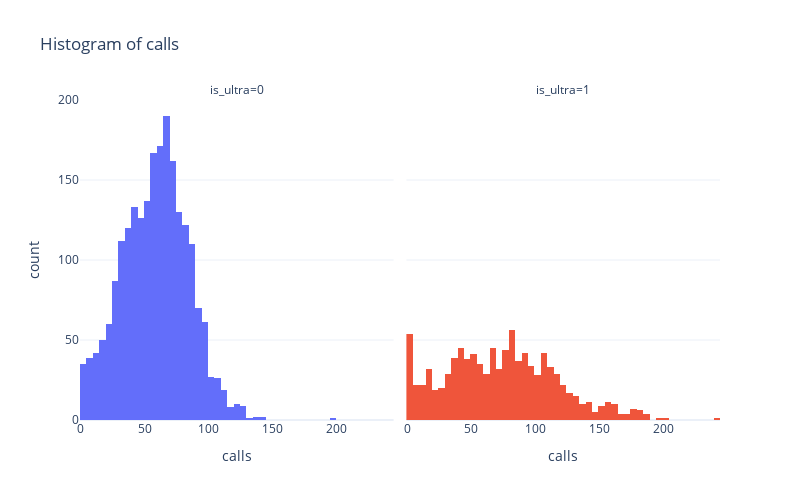
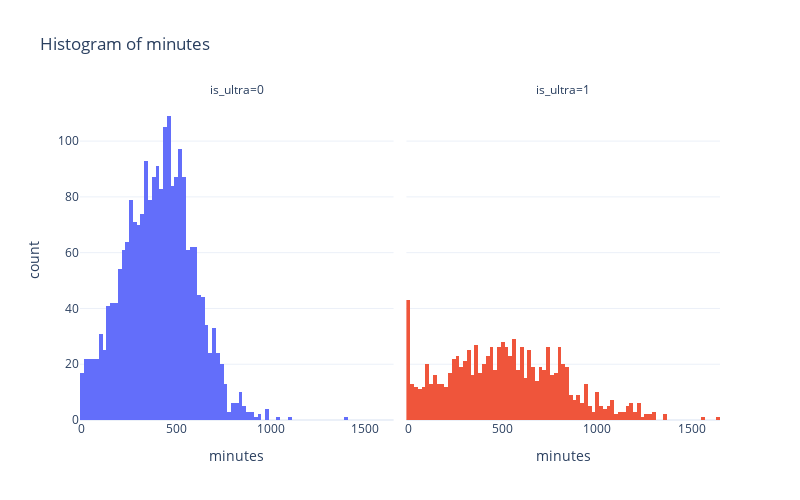
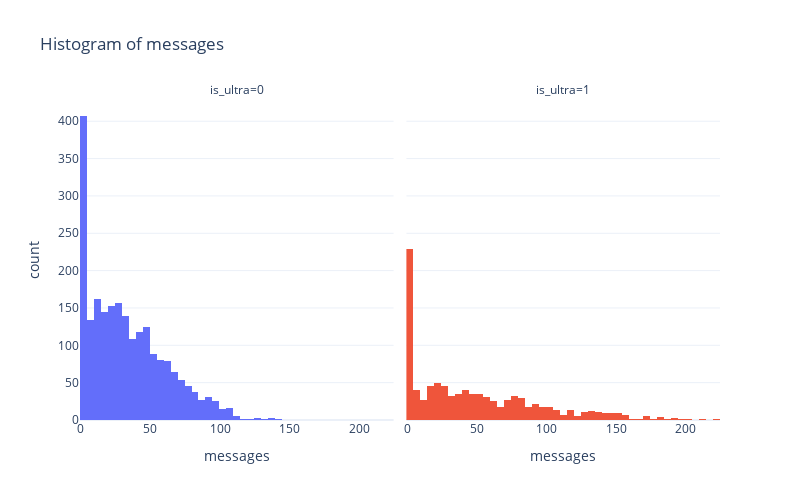
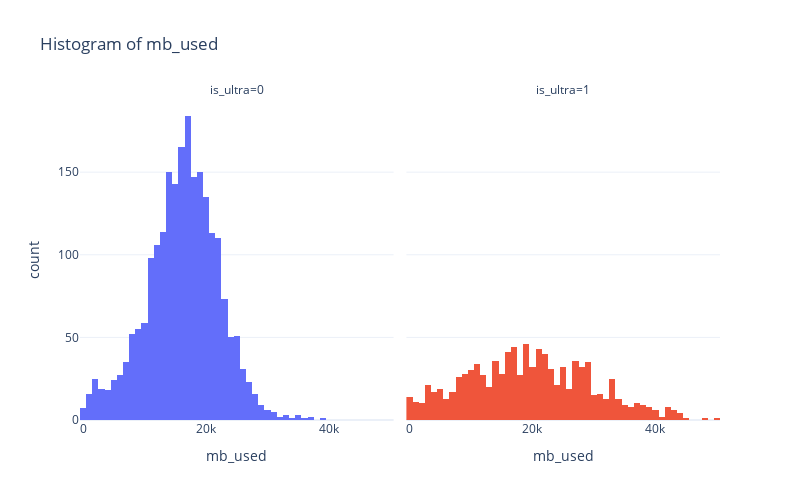

These figures' notebook cell, in order:
### Markdown cell above
Users vary significantly in their usage patterns of calls, messages, and data, with high standard deviations observed across these variables.

Less than a third (~31%) of the users are subscribed to the 'ultra' plan, as indicated by the 'is_ultra' variable.

There's a considerable spread in the data use, with 50% of users consuming less than approximately 17GB and some consuming as much as nearly 50GB.

### Code cell
for column in ['calls', 'minutes', 'messages', 'mb_used']:
    fig = px.histogram(
        df_users,
        x=column,
        color='is_ultra',
        facet_col='is_ultra',
        title=f'Histogram of {column}',
        width=FIG_WIDTH * 100,
        height=FIG_HEIGHT * 100,
        template='plotly_white',
    )
    fig.update_traces(showlegend=False)
    fig.show()

### Figure 1 — Plotly figure (JSON) as saved in the notebook; plotly's stock layout.template omitted (floating-point values rounded to 4 significant figures; data arrays with more than 128 entries replaced by an {"elided": "..."} marker saying what was removed)
{"data": [{"alignmentgroup": "True", "bingroup": "x", "hovertemplate": "is_ultra=0<br>calls=%{x}<br>count=%{y}<extra></extra>", "legendgroup": "0", "marker": {"color": "#636efa", "pattern": {"shape": ""}}, "name": "0", "offsetgroup": "0", "orientation": "v", "showlegend": false, "type": "histogram", "x": {"elided": "2229 int values"}, "xaxis": "x", "yaxis": "y"}, {"alignmentgroup": "True", "bingroup": "x", "hovertemplate": "is_ultra=1<br>calls=%{x}<br>count=%{y}<extra></extra>", "legendgroup": "1", "marker": {"color": "#EF553B", "pattern": {"shape": ""}}, "name": "1", "offsetgroup": "1", "orientation": "v", "showlegend": false, "type": "histogram", "x": {"elided": "985 int values"}, "xaxis": "x2", "yaxis": "y2"}], "layout": {"annotations": [{"font": {}, "showarrow": false, "text": "is_ultra=0", "x": 0.245, "xanchor": "center", "xref": "paper", "y": 1, "yanchor": "bottom", "yref": "paper"}, {"font": {}, "showarrow": false, "text": "is_ultra=1", "x": 0.755, "xanchor": "center", "xref": "paper", "y": 1, "yanchor": "bottom", "yref": "paper"}], "barmode": "relative", "height": 500, "legend": {"title": {"text": "is_ultra"}, "tracegroupgap": 0}, "title": {"text": "Histogram of calls"}, "width": 800, "xaxis": {"anchor": "y", "domain": [0, 0.49], "title": {"text": "calls"}}, "xaxis2": {"anchor": "y2", "domain": [0.51, 1], "matches": "x", "title": {"text": "calls"}}, "yaxis": {"anchor": "x", "domain": [0, 1], "title": {"text": "count"}}, "yaxis2": {"anchor": "x2", "domain": [0, 1], "matches": "y", "showticklabels": false}}}

### Figure 2 — Plotly figure (JSON) as saved in the notebook; plotly's stock layout.template omitted (floating-point values rounded to 4 significant figures; data arrays with more than 128 entries replaced by an {"elided": "..."} marker saying what was removed)
{"data": [{"alignmentgroup": "True", "bingroup": "x", "hovertemplate": "is_ultra=0<br>minutes=%{x}<br>count=%{y}<extra></extra>", "legendgroup": "0", "marker": {"color": "#636efa", "pattern": {"shape": ""}}, "name": "0", "offsetgroup": "0", "orientation": "v", "showlegend": false, "type": "histogram", "x": {"elided": "2229 float values"}, "xaxis": "x", "yaxis": "y"}, {"alignmentgroup": "True", "bingroup": "x", "hovertemplate": "is_ultra=1<br>minutes=%{x}<br>count=%{y}<extra></extra>", "legendgroup": "1", "marker": {"color": "#EF553B", "pattern": {"shape": ""}}, "name": "1", "offsetgroup": "1", "orientation": "v", "showlegend": false, "type": "histogram", "x": {"elided": "985 float values"}, "xaxis": "x2", "yaxis": "y2"}], "layout": {"annotations": [{"font": {}, "showarrow": false, "text": "is_ultra=0", "x": 0.245, "xanchor": "center", "xref": "paper", "y": 1, "yanchor": "bottom", "yref": "paper"}, {"font": {}, "showarrow": false, "text": "is_ultra=1", "x": 0.755, "xanchor": "center", "xref": "paper", "y": 1, "yanchor": "bottom", "yref": "paper"}], "barmode": "relative", "height": 500, "legend": {"title": {"text": "is_ultra"}, "tracegroupgap": 0}, "title": {"text": "Histogram of minutes"}, "width": 800, "xaxis": {"anchor": "y", "domain": [0, 0.49], "title": {"text": "minutes"}}, "xaxis2": {"anchor": "y2", "domain": [0.51, 1], "matches": "x", "title": {"text": "minutes"}}, "yaxis": {"anchor": "x", "domain": [0, 1], "title": {"text": "count"}}, "yaxis2": {"anchor": "x2", "domain": [0, 1], "matches": "y", "showticklabels": false}}}

### Figure 3 — Plotly figure (JSON) as saved in the notebook; plotly's stock layout.template omitted (floating-point values rounded to 4 significant figures; data arrays with more than 128 entries replaced by an {"elided": "..."} marker saying what was removed)
{"data": [{"alignmentgroup": "True", "bingroup": "x", "hovertemplate": "is_ultra=0<br>messages=%{x}<br>count=%{y}<extra></extra>", "legendgroup": "0", "marker": {"color": "#636efa", "pattern": {"shape": ""}}, "name": "0", "offsetgroup": "0", "orientation": "v", "showlegend": false, "type": "histogram", "x": {"elided": "2229 int values"}, "xaxis": "x", "yaxis": "y"}, {"alignmentgroup": "True", "bingroup": "x", "hovertemplate": "is_ultra=1<br>messages=%{x}<br>count=%{y}<extra></extra>", "legendgroup": "1", "marker": {"color": "#EF553B", "pattern": {"shape": ""}}, "name": "1", "offsetgroup": "1", "orientation": "v", "showlegend": false, "type": "histogram", "x": {"elided": "985 int values"}, "xaxis": "x2", "yaxis": "y2"}], "layout": {"annotations": [{"font": {}, "showarrow": false, "text": "is_ultra=0", "x": 0.245, "xanchor": "center", "xref": "paper", "y": 1, "yanchor": "bottom", "yref": "paper"}, {"font": {}, "showarrow": false, "text": "is_ultra=1", "x": 0.755, "xanchor": "center", "xref": "paper", "y": 1, "yanchor": "bottom", "yref": "paper"}], "barmode": "relative", "height": 500, "legend": {"title": {"text": "is_ultra"}, "tracegroupgap": 0}, "title": {"text": "Histogram of messages"}, "width": 800, "xaxis": {"anchor": "y", "domain": [0, 0.49], "title": {"text": "messages"}}, "xaxis2": {"anchor": "y2", "domain": [0.51, 1], "matches": "x", "title": {"text": "messages"}}, "yaxis": {"anchor": "x", "domain": [0, 1], "title": {"text": "count"}}, "yaxis2": {"anchor": "x2", "domain": [0, 1], "matches": "y", "showticklabels": false}}}

### Figure 4 — Plotly figure (JSON) as saved in the notebook; plotly's stock layout.template omitted (floating-point values rounded to 4 significant figures; data arrays with more than 128 entries replaced by an {"elided": "..."} marker saying what was removed)
{"data": [{"alignmentgroup": "True", "bingroup": "x", "hovertemplate": "is_ultra=0<br>mb_used=%{x}<br>count=%{y}<extra></extra>", "legendgroup": "0", "marker": {"color": "#636efa", "pattern": {"shape": ""}}, "name": "0", "offsetgroup": "0", "orientation": "v", "showlegend": false, "type": "histogram", "x": {"elided": "2229 float values"}, "xaxis": "x", "yaxis": "y"}, {"alignmentgroup": "True", "bingroup": "x", "hovertemplate": "is_ultra=1<br>mb_used=%{x}<br>count=%{y}<extra></extra>", "legendgroup": "1", "marker": {"color": "#EF553B", "pattern": {"shape": ""}}, "name": "1", "offsetgroup": "1", "orientation": "v", "showlegend": false, "type": "histogram", "x": {"elided": "985 float values"}, "xaxis": "x2", "yaxis": "y2"}], "layout": {"annotations": [{"font": {}, "showarrow": false, "text": "is_ultra=0", "x": 0.245, "xanchor": "center", "xref": "paper", "y": 1, "yanchor": "bottom", "yref": "paper"}, {"font": {}, "showarrow": false, "text": "is_ultra=1", "x": 0.755, "xanchor": "center", "xref": "paper", "y": 1, "yanchor": "bottom", "yref": "paper"}], "barmode": "relative", "height": 500, "legend": {"title": {"text": "is_ultra"}, "tracegroupgap": 0}, "title": {"text": "Histogram of mb_used"}, "width": 800, "xaxis": {"anchor": "y", "domain": [0, 0.49], "title": {"text": "mb_used"}}, "xaxis2": {"anchor": "y2", "domain": [0.51, 1], "matches": "x", "title": {"text": "mb_used"}}, "yaxis": {"anchor": "x", "domain": [0, 1], "title": {"text": "count"}}, "yaxis2": {"anchor": "x2", "domain": [0, 1], "matches": "y", "showticklabels": false}}}
